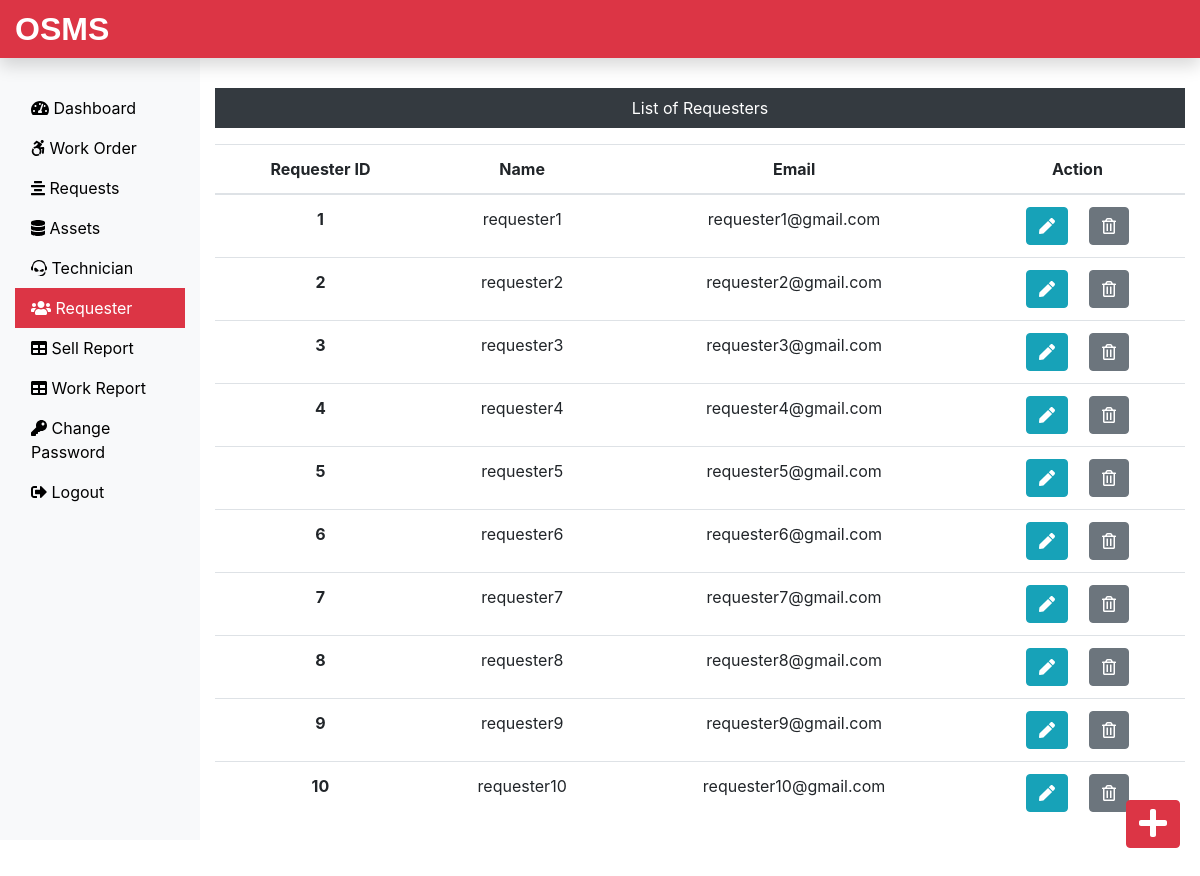
/Admin/requester.php (signed in), run on the app's committed database.
### tables this page shows
CREATE TABLE `requesterlogin_tb` (
  `r_login_id` int(11) NOT NULL,
  `r_name` varchar(60) NOT NULL,
  `r_email` varchar(60) NOT NULL,
  `r_password` varchar(60) NOT NULL
);

### Admin/requester.php (the view, shortened to what this page needs)
<?php
include('includes/header.php');
include('../dbConnection.php');
?>
<div class="col-sm-9 col-md-10 mt-5 text-center">
  <p class=" bg-dark text-white p-2">List of Requesters</p>
  <?php
    $sql = "SELECT * FROM requesterlogin_tb";
    $result = $conn->query($sql);
    if($result->num_rows > 0){
 echo '<table class="table">
  <thead>
   <tr>
    <th scope="col">Requester ID</th>
    <th scope="col">Name</th>
    <th scope="col">Email</th>
    <th scope="col">Action</th>
   </tr>
  </thead>
  <tbody>';
  while($row = $result->fetch_assoc()){
   echo '<tr>';
    echo '<th scope="row">'.$row["r_login_id"].'</th>';
    echo '<td>'. $row["r_name"].'</td>';
    echo '<td>'.$row["r_email"].'</td>';
    echo '<td><form action="editreq.php" method="POST" class="d-inline"> <input type="hidden" name="id" value='. $row["r_login_id"] .'><button type="submit" class="btn btn-info mr-3" name="view" value="View"><i class="fas fa-pen"></i></button></form>
    <form action="" method="POST" class="d-inline"><input type="hidden" name="id" value='. $row["r_login_id"] .'><button type="submit" class="btn btn-secondary" name="delete" value="Delete"><i class="far fa-trash-alt"></i></button></form></td>
   </tr>';
  }
 echo '</tbody>
 </table>';
} else {
  echo "0 Result";
}
?>
</div>
</div>
<div><a class="btn btn-danger box" href="insertreq.php"><i class="fas fa-plus fa-2x"></i></a>
</div>
</div>
<?php
include('includes/footer.php');
?>

### css/custom.css (style rules this page uses)
a { color: black; }
.box { position: fixed; bottom: 10px; right: 20px; margin-bottom: 30px; }

### data on the page
requesterlogin_tb: r_login_id "1", r_name "requester1", r_email "requester1@gmail.com"
requesterlogin_tb: r_login_id "2", r_name "requester2", r_email "requester2@gmail.com"
requesterlogin_tb: r_login_id "3", r_name "requester3", r_email "requester3@gmail.com"
requesterlogin_tb: r_login_id "4", r_name "requester4", r_email "requester4@gmail.com"
requesterlogin_tb: r_login_id "5", r_name "requester5", r_email "requester5@gmail.com"
requesterlogin_tb: r_login_id "6", r_name "requester6", r_email "requester6@gmail.com"
requesterlogin_tb: r_login_id "7", r_name "requester7", r_email "requester7@gmail.com"
requesterlogin_tb: r_login_id "8", r_name "requester8", r_email "requester8@gmail.com"
requesterlogin_tb: r_login_id "9", r_name "requester9", r_email "requester9@gmail.com"
requesterlogin_tb: r_login_id "10", r_name "requester10", r_email "requester10@gmail.com"
